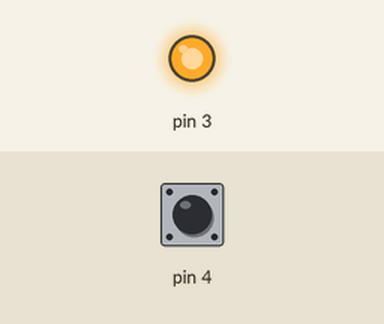
Bench run of a sketch on a simulated Arduino Uno, built with avr-gcc and run on an emulated ATmega328P. Shown: output pins drawn as LEDs (lit = HIGH). Dashed ring = blinking. The inputs (shaded band) are chosen by the test bench; at power-on: pin 4 HIGH. What the sketch prints to the serial monitor is not drawn.

Above: at 0.8 s.
0.9 s: pin 4 pulled LOW for 0.15 s
At 1.15 s:
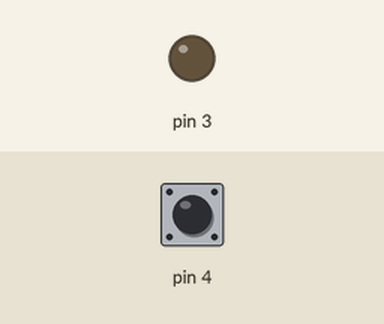
2.9 s: pin 4 pulsed LOW 5 times (0.12 s each, 0.3 s apart)
At 3.75 s:
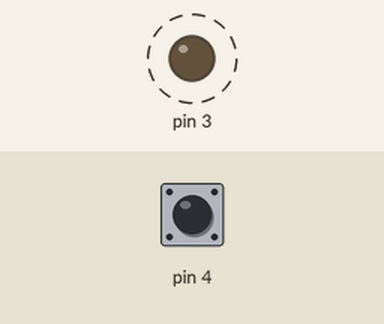
Timing chart, 0 to 6.1 s (numbered marks = the images above; inputs shaded):
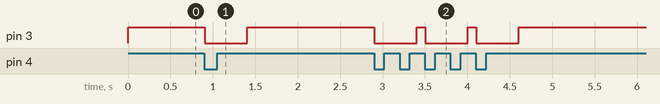

Measured:
- after the input at 0.9 s, pin 3: HIGH → LOW at once, → HIGH 0.50 s later
- after the input at 2.9 s, pin 3: alternates HIGH for 0.10 s and LOW for 0.50 s, 6 changes in all, then stays HIGH, starting at once

The sketch:

main.ino
```cpp
#include <avr/io.h>
#include <util/delay.h>

void init_port(void);
void init_timer(void);

void init_port(void){
  DDRD |= (1 << 3);
  PORTD |= (1 << 4);
}

void init_timer(void){
  TCCR1B |= (1 << CS11) | (1 << CS10);
}


int main(void){
unsigned char sreg;     // Used to save global interrupt flag
uint8_t button_result, button_state;
uint8_t prev_state = 1;
long int time, last_debounce = 0;
  Serial.begin(115200);
  init_port();
  init_timer();

  while(1){
    TCNT1 = 0;
    PORTD |= (1 << 3);
    while(1){
      button_result = PIND & (1 << 4);
      //Serial.println("Button_result = ");
     // Serial.println(button_result);
      if (button_result != prev_state){
        //Serial.println("last_debounce is set");
        last_debounce = TCNT1;
      }

      if ((TCNT1 - last_debounce) > 500){
        //Serial.println("time is bigger");
        if (button_result != button_state){
          //Serial.println("button_state is different");
          button_state = button_result;
          if (button_state == 0){
            //Serial.println("button is 0");
            break;
          }
        }
      }
      prev_state = button_result;
    }

    sreg = SREG;
    cli();
    PORTD &= ~(1 << 3);
    Serial.print("TCNT1 = ");
    Serial.print(TCNT1);
    Serial.print("Time Passed: ");
    Serial.println(0.000004 * TCNT1);
    _delay_ms(500);
    SREG = sreg;
  }

  return 0;
}
```
